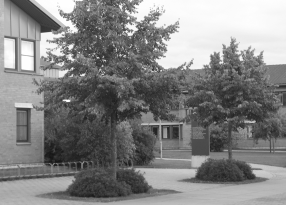
#> input picture images/house.png, 286 x 205 px, found by its file name
$ jupyter execute 05_Lab_4_Interest_Points_on_House.ipynb   (shell and % lines are left out)
#> lines starting #> are read from the running program, lines starting #| are printed output that depends on the picture; after the words box and inside, x2 and y2 are one past the last pixel; in counts of white or black regions, pixels touching at a corner belong together
<a href="https://colab.research.google.com/github/raj-vijay/mv/blob/master/05_Lab_4_Interest_Points_on_House.ipynb" target="_parent"></a>

[cell 1]
import cv2
import numpy as np
import matplotlib.pyplot as plt
from google.colab.patches import cv2_imshow

[cell 2]
def calculate_gradients(img, sigma_d):
    x,y = np.meshgrid(np.arange(6*sigma_d),np.arange(6*sigma_d))
    dog_kernel_x = -(x-len(x)/2)*np.exp(-((x-len(x)/2)**2+(y-len(y[1])/2)**2)/(2*sigma_d**2))/(2*np.pi*sigma_d**4)
    dog_kernel_y = -(y-len(y[1])/2)*np.exp(-((x-len(x)/2)**2+(y-len(y[1])/2)**2)/(2*sigma_d**2))/(2*np.pi*sigma_d**4)
    dog_x = cv2.filter2D(img.astype('float'), -1, dog_kernel_x)
    dog_y = cv2.filter2D(img.astype('float'), -1, dog_kernel_y)
    return dog_x,dog_y

[cell 3]
def calculate_structure_tensors(gx,gy,sigma_w):
    x,y = np.meshgrid(np.arange(6*sigma_w),np.arange(6*sigma_w))
    r = np.sqrt((x-len(x)/2)**2 + (y-len(y[1])/2)**2)
    w = np.exp(-(r-len(r)/2)**2/(2*sigma_w**2))/(sigma_w*np.sqrt(2*np.pi))
    S={}
    for x in range(len(gx)-len(w)):
        for y in range(len(gx[0])-len(w[1])):
            gxgx = np.dot((w*gx[x:x+len(w),y:y+len(w)]).flatten(),
                          (gx[x:x+len(w),y:y+len(w)]).flatten())
            gxgy = np.dot((w*gx[x:x+len(w),y:y+len(w)]).flatten(),
                          (gy[x:x+len(w),y:y+len(w)]).flatten())
            gygy = np.dot((w*gy[x:x+len(w),y:y+len(w)]).flatten(),
                          (gy[x:x+len(w),y:y+len(w)]).flatten())
            S[(x,y)] = np.array([[gxgx,gxgy],[gxgy,gygy]])
    return S,len(w)

[cell 4]
def calculate_interest_metric(S):
    size = max(S.keys())
    shi_tomasi = np.zeros((size[0]+1,size[1]+1))
    for x,y in S:
        lambdas = np.linalg.eigvals(S[(x,y)])
        shi_tomasi[x,y] = np.min(lambdas)
    return shi_tomasi

[cell 5]
def non_maximum_suppression(metric,T):
    points = []
    for x in range(1,len(metric)-1):
        for y in range(1,len(metric[0])-1):
            if ((metric[x,y]>T) and
                (metric[x,y]>metric[x-1,y-1]) and
                (metric[x,y]>metric[x-1,y]) and
                (metric[x,y]>metric[x-1,y+1]) and
                (metric[x,y]>metric[x,y-1]) and
                (metric[x,y]>metric[x,y+1]) and
                (metric[x,y]>metric[x+1,y-1]) and
                (metric[x,y]>metric[x+1,y]) and
                (metric[x,y]>metric[x+1,y+1])):
                points.append((x,y))
    return points

[cell 6]
# Download the house image using wget (Linux)

[cell 7]
input_image = cv2.imread("house.png")
#> input_image is the input picture: shape (205, 286, 3); min 22, max 255, mean 132
# cv2.imshow("input", input_image)

img = cv2.cvtColor(input_image, cv2.COLOR_RGB2GRAY)

sigma_d = 1
gx,gy = calculate_gradients(img, sigma_d)
#> in calculate_gradients, `dog_x = cv2.filter2D(img.astype('float'), -1, dog_kernel_x)`:
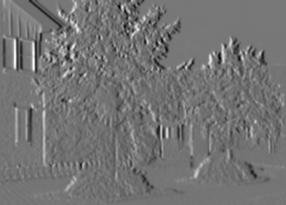
#> dog_x: shape (205, 286) float64; min -42.88, max 55.14, mean 1.8; drawn with min black and max white
#> in calculate_gradients, `dog_y = cv2.filter2D(img.astype('float'), -1, dog_kernel_y)`:
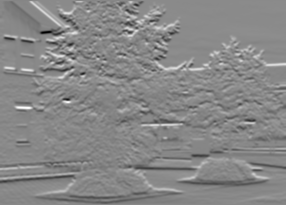
#> dog_y: shape (205, 286) float64; min -64.84, max 60.59, mean 1.9; drawn with min black and max white

# [4 lines of commented-out code are left out]

sigma_w = 2
S,w = calculate_structure_tensors(gx,gy,sigma_w)
#> after the loop in calculate_structure_tensors, `for x in range(len(gx)-len(w)):`: S = 52882 items
#> S = 52882 items; w = 12
w = int(w/2)
#> w = 6

metric = calculate_interest_metric(S)
#> in calculate_interest_metric, `size = max(S.keys())`: size = (192, 273)
#> the loop in calculate_interest_metric, `for x,y in S:` made 52882 passes
#> lambdas on passes 1 to 3: [1508.7, 166.4], [1661.3, 202.4], [1830.1, 217.4]
#> after the loop in calculate_interest_metric, `for x,y in S:`:
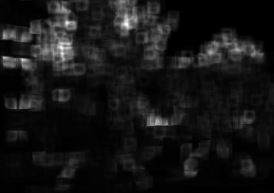
#> shi_tomasi: shape (193, 274) float64; min 0.0878, max 7327, mean 629.8; drawn with min black and max white

plt.figure()
plt.imshow(metric)

T = 1000
points = non_maximum_suppression(metric, T)
#> after the loop in non_maximum_suppression, `for x in range(1,len(metric)-1):`: points = 307 pairs, first value 1 to 175, second value 4 to 261
print(points)
#> (printed output is left out)


for point in points:
    cv2.circle(input_image, (point[1]+w,point[0]+w), 1, (0,255,0), 2)
#> this loop made 307 passes
#> point on passes 1 to 3: (1, 86), (1, 121), (2, 62)
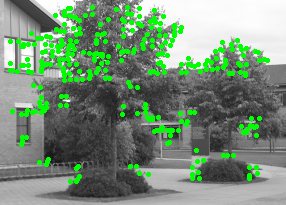
#> input_image: shape (205, 286, 3); 9.95% of pixels changed, all inside (x1, y1, x2, y2) = (8, 5, 270, 184)

cv2_imshow(input_image)
cv2.imwrite("result.jpg", input_image)
#> Out = True
